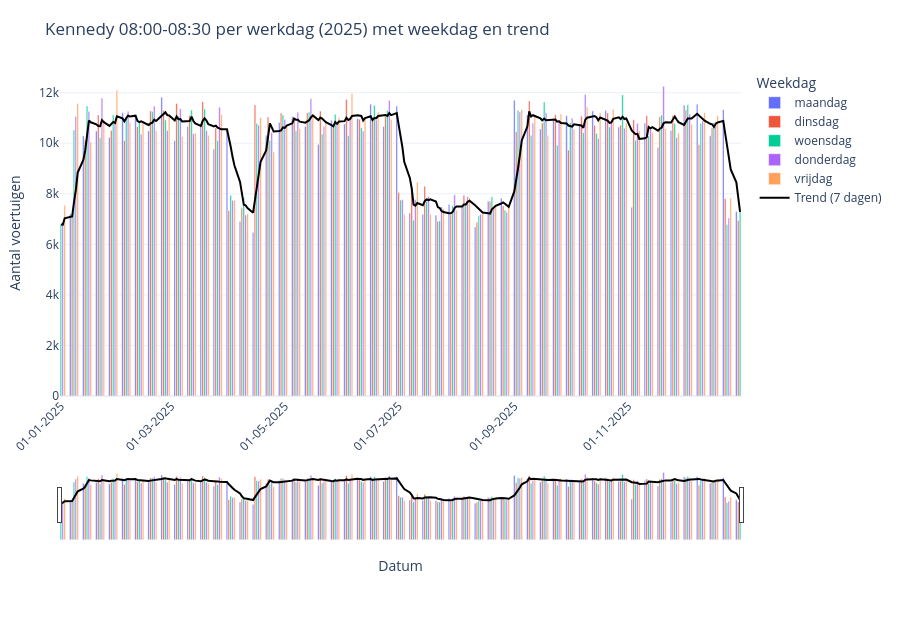

Write notebook code for a chart like this one.
### Markdown cell above
### Weekdag + trend + slechtste dagen

Deze analyse toont:
- per dag het aantal voertuigen met weekdag in hover,
- een 7-daags voortschrijdend gemiddelde (trend),
- de slechtste dagen en welke weekdagen gemiddeld het zwaarst zijn.

### Code cell
import pandas as pd
import plotly.express as px
import plotly.graph_objects as go

# Bouw dagdataset opnieuw op als die nog niet in geheugen zit
if "per_dag_plot" not in globals() or per_dag_plot is None or per_dag_plot.empty:
    _df = pd.read_csv("E17_Waasmunster_Kennedy_07h00_08h30_2025.csv", sep=";")
    for _c in ["voertuigen_kwartier", "kwartier", "uur"]:
        _df[_c] = pd.to_numeric(_df[_c], errors="coerce")
    _df["datum"] = pd.to_datetime(_df["datum"], errors="coerce")
    _mask = (
        _df["meetpunt_id"].isin(["E17-KN-01", "E17-KN-02"]) &
        (_df["weekdag"] == True) &
        (_df["uur"] == 8) &
        (_df["kwartier"].isin([0, 15]))
    )
    dag = (
        _df.loc[_mask]
        .groupby("datum", as_index=False)["voertuigen_kwartier"]
        .sum()
        .sort_values("datum")
    )
else:
    dag = per_dag_plot.copy()

# Weekdaglabels toevoegen
weekdagen_nl = {
    0: "maandag", 1: "dinsdag", 2: "woensdag", 3: "donderdag", 4: "vrijdag"
}
dag["weekdag_nr"] = dag["datum"].dt.weekday
dag["weekdag"] = dag["weekdag_nr"].map(weekdagen_nl)
dag["trend_7d"] = dag["voertuigen_kwartier"].rolling(window=7, min_periods=1).mean()

# Interactieve daggrafiek met trend en weekdag in hover
fig = px.bar(
    dag,
    x="datum",
    y="voertuigen_kwartier",
    color="weekdag",
    category_orders={"weekdag": ["maandag", "dinsdag", "woensdag", "donderdag", "vrijdag"]},
    title="Kennedy 08:00-08:30 per werkdag (2025) met weekdag en trend",
    labels={"datum": "Datum", "voertuigen_kwartier": "Aantal voertuigen", "weekdag": "Weekdag"},
    hover_data={
        "datum": "|%d-%m-%Y",
        "weekdag": True,
        "voertuigen_kwartier": ":,.0f",
        "trend_7d": ":,.1f",
    },
)

fig.add_trace(
    go.Scatter(
        x=dag["datum"],
        y=dag["trend_7d"],
        mode="lines",
        name="Trend (7 dagen)",
        line=dict(color="black", width=2),
        hovertemplate="Datum=%{x|%d-%m-%Y}<br>Trend 7d=%{y:,.1f}<extra></extra>",
    )
)

fig.update_layout(
    template="plotly_white",
    height=620,
    autosize=True,
    width=None,
    margin=dict(l=40, r=20, t=70, b=80),
    xaxis=dict(
        tickformat="%d-%m-%Y",
        tickangle=-45,
        rangeslider=dict(visible=True),
        type="date",
    ),
)

fig.show(config={"responsive": True, "displaylogo": False})

# Slechtste dagen
slechtste_dagen = dag.nlargest(15, "voertuigen_kwartier")[
    ["datum", "weekdag", "voertuigen_kwartier", "trend_7d"]
].copy()
slechtste_dagen["datum"] = slechtste_dagen["datum"].dt.strftime("%d-%m-%Y")

# Slechtste weekdagen (gemiddeld)
weekdag_gem = (
    dag.groupby("weekdag", as_index=False)["voertuigen_kwartier"]
    .mean()
    .rename(columns={"voertuigen_kwartier": "gem_voertuigen"})
)
weekdag_gem["weekdag"] = pd.Categorical(
    weekdag_gem["weekdag"],
    categories=["maandag", "dinsdag", "woensdag", "donderdag", "vrijdag"],
    ordered=True,
)
weekdag_gem = weekdag_gem.sort_values("gem_voertuigen", ascending=False)

print("Top 15 slechtste dagen (hoogste voertuigen 08:00-08:30):")
print(slechtste_dagen.to_string(index=False))

print("\nWeekdagen gerangschikt (hoogste gemiddelde eerst):")
print(weekdag_gem.assign(gem_voertuigen=weekdag_gem["gem_voertuigen"].round(1)).to_string(index=False))

### Figure 1 — Plotly figure (JSON) as saved in the notebook; plotly's stock layout.template omitted (floating-point values rounded to 4 significant figures; data arrays with more than 128 entries replaced by an {"elided": "..."} marker saying what was removed)
{"data": [{"alignmentgroup": "True", "customdata": [["maandag", 7075.0], ["maandag", 9339.0], ["maandag", 10750.0], ["maandag", 10690.0], ["maandag", 10980.0], ["maandag", 11090.0], ["maandag", 10720.0], ["maandag", 11090.0], ["maandag", 10900.0], ["maandag", 10880.0], ["maandag", 10688], ["maandag", 10670.0], ["maandag", 10550.0], ["maandag", 8469], ["maandag", 7253.0], ["maandag", 9715.0], ["maandag", 10480.0], ["maandag", 10790.0], ["maandag", 10810.0], ["maandag", 10920.0], ["maandag", 10712], ["maandag", 10870.0], ["maandag", 11110.0], ["maandag", 11070.0], ["maandag", 11100.0], ["maandag", 11190.0], ["maandag", 8628], ["maandag", 7550.0], ["maandag", 7695.0], ["maandag", 7231.0], ["maandag", 7501.0], ["maandag", 7542.0], ["maandag", 7233.0], ["maandag", 7613.0], ["maandag", 8094.0], ["maandag", 10658], ["maandag", 10980.0], ["maandag", 10930.0], ["maandag", 10782], ["maandag", 10720.0], ["maandag", 11050.0], ["maandag", 10930.0], ["maandag", 11030.0], ["maandag", 10490.0], ["maandag", 10200.0], ["maandag", 10500.0], ["maandag", 10820.0], ["maandag", 10727], ["maandag", 11160.0], ["maandag", 10770.0], ["maandag", 10882], ["maandag", 8451.0]], "hovertemplate": "Weekdag=%{customdata[0]}<br>Datum=%{x|%d-%m-%Y}<br>Aantal voertuigen=%{y:,.0f}<br>trend_7d=%{customdata[1]:,.1f}<extra></extra>", "legendgroup": "maandag", "marker": {"color": "#636efa", "pattern": {"shape": ""}}, "name": "maandag", "offsetgroup": "maandag", "orientation": "v", "showlegend": true, "textposition": "auto", "type": "bar", "x": ["2025-01-06T00:00:00", "2025-01-13T00:00:00", "2025-01-20T00:00:00", "2025-01-27T00:00:00", "2025-02-03T00:00:00", "2025-02-10T00:00:00", "2025-02-17T00:00:00", "2025-02-24T00:00:00", "2025-03-03T00:00:00", "2025-03-10T00:00:00", "2025-03-17T00:00:00", "2025-03-24T00:00:00", "2025-03-31T00:00:00", "2025-04-07T00:00:00", "2025-04-14T00:00:00", "2025-04-21T00:00:00", "2025-04-28T00:00:00", "2025-05-05T00:00:00", "2025-05-12T00:00:00", "2025-05-19T00:00:00", "2025-05-26T00:00:00", "2025-06-02T00:00:00", "2025-06-09T00:00:00", "2025-06-16T00:00:00", "2025-06-23T00:00:00", "2025-06-30T00:00:00", "2025-07-07T00:00:00", "2025-07-14T00:00:00", "2025-07-21T00:00:00", "2025-07-28T00:00:00", "2025-08-04T00:00:00", "2025-08-11T00:00:00", "2025-08-18T00:00:00", "2025-08-25T00:00:00", "2025-09-01T00:00:00", "2025-09-08T00:00:00", "2025-09-15T00:00:00", "2025-09-22T00:00:00", "2025-09-29T00:00:00", "2025-10-06T00:00:00", "2025-10-13T00:00:00", "2025-10-20T00:00:00", "2025-10-27T00:00:00", "2025-11-03T00:00:00", "2025-11-10T00:00:00", "2025-11-17T00:00:00", "2025-11-24T00:00:00", "2025-12-01T00:00:00", "2025-12-08T00:00:00", "2025-12-15T00:00:00", "2025-12-22T00:00:00", "2025-12-29T00:00:00"], "xaxis": "x", "y": [7204, 10288, 10486, 10225, 11206, 11045, 10482, 11819, 10096, 10659, 10702, 9766, 10501, 6900, 6465, 10314, 10823, 11044, 10662, 9956, 10908, 10758, 10973, 11541, 10665, 11469, 7237, 7188, 7149, 7572, 7524, 6683, 7706, 7824, 11703, 11118, 10557, 10963, 11089, 10698, 11277, 11290, 10639, 7467, 10798, 9827, 10503, 11503, 11538, 10292, 11327, 7292], "yaxis": "y"}, {"alignmentgroup": "True", "customdata": [["dinsdag", 7099], ["dinsdag", 9706.0], ["dinsdag", 10680.0], ["dinsdag", 10750], ["dinsdag", 10860.0], ["dinsdag", 10880.0], ["dinsdag", 10780.0], ["dinsdag", 11160.0], ["dinsdag", 11050.0], ["dinsdag", 10870.0], ["dinsdag", 10884], ["dinsdag", 10700.0], ["dinsdag", 10120.0], ["dinsdag", 7942.0], ["dinsdag", 7790.0], ["dinsdag", 10260.0], ["dinsdag", 10510.0], ["dinsdag", 10970.0], ["dinsdag", 10880.0], ["dinsdag", 11020.0], ["dinsdag", 10670.0], ["dinsdag", 11000.0], ["dinsdag", 11100.0], ["dinsdag", 10918], ["dinsdag", 11120.0], ["dinsdag", 10740.0], ["dinsdag", 8217.0], ["dinsdag", 7708.0], ["dinsdag", 7473], ["dinsdag", 7229.0], ["dinsdag", 7577.0], ["dinsdag", 7473.0], ["dinsdag", 7215.0], ["dinsdag", 7657.0], ["dinsdag", 8514.0], ["dinsdag", 11260.0], ["dinsdag", 10900.0], ["dinsdag", 10940.0], ["dinsdag", 10700.0], ["dinsdag", 10700.0], ["dinsdag", 11074], ["dinsdag", 10890.0], ["dinsdag", 10950.0], ["dinsdag", 10430.0], ["dinsdag", 10240.0], ["dinsdag", 10580.0], ["dinsdag", 10920.0], ["dinsdag", 10831], ["dinsdag", 11100.0], ["dinsdag", 10750.0], ["dinsdag", 10400.0], ["dinsdag", 7860.0]], "hovertemplate": "Weekdag=%{customdata[0]}<br>Datum=%{x|%d-%m-%Y}<br>Aantal voertuigen=%{y:,.0f}<br>trend_7d=%{customdata[1]:,.1f}<extra></extra>", "legendgroup": "dinsdag", "marker": {"color": "#EF553B", "pattern": {"shape": ""}}, "name": "dinsdag", "offsetgroup": "dinsdag", "orientation": "v", "showlegend": true, "textposition": "auto", "type": "bar", "x": ["2025-01-07T00:00:00", "2025-01-14T00:00:00", "2025-01-21T00:00:00", "2025-01-28T00:00:00", "2025-02-04T00:00:00", "2025-02-11T00:00:00", "2025-02-18T00:00:00", "2025-02-25T00:00:00", "2025-03-04T00:00:00", "2025-03-11T00:00:00", "2025-03-18T00:00:00", "2025-03-25T00:00:00", "2025-04-01T00:00:00", "2025-04-08T00:00:00", "2025-04-15T00:00:00", "2025-04-22T00:00:00", "2025-04-29T00:00:00", "2025-05-06T00:00:00", "2025-05-13T00:00:00", "2025-05-20T00:00:00", "2025-05-27T00:00:00", "2025-06-03T00:00:00", "2025-06-10T00:00:00", "2025-06-17T00:00:00", "2025-06-24T00:00:00", "2025-07-01T00:00:00", "2025-07-08T00:00:00", "2025-07-15T00:00:00", "2025-07-22T00:00:00", "2025-07-29T00:00:00", "2025-08-05T00:00:00", "2025-08-12T00:00:00", "2025-08-19T00:00:00", "2025-08-26T00:00:00", "2025-09-02T00:00:00", "2025-09-09T00:00:00", "2025-09-16T00:00:00", "2025-09-23T00:00:00", "2025-09-30T00:00:00", "2025-10-07T00:00:00", "2025-10-14T00:00:00", "2025-10-21T00:00:00", "2025-10-28T00:00:00", "2025-11-04T00:00:00", "2025-11-11T00:00:00", "2025-11-18T00:00:00", "2025-11-25T00:00:00", "2025-12-02T00:00:00", "2025-12-09T00:00:00", "2025-12-16T00:00:00", "2025-12-23T00:00:00", "2025-12-30T00:00:00"], "xaxis": "x", "y": [7194, 10113, 11116, 10498, 10101, 10653, 11276, 11306, 11571, 11094, 11640, 10603, 7326, 7442, 11507, 11037, 11190, 10963, 11193, 11269, 10726, 11728, 10946, 10912, 11059, 8053, 8060, 8293, 6901, 7168, 7941, 6875, 7706, 7525, 10453, 11670, 10798, 11129, 9727, 11064, 10705, 11195, 10714, 10928, 11089, 11045, 11099, 11311, 9939, 10610, 7803, 6942], "yaxis": "y"}, {"alignmentgroup": "True", "customdata": [["woensdag", 6786], ["woensdag", 7669], ["woensdag", 10320.0], ["woensdag", 10671], ["woensdag", 10840.0], ["woensdag", 10990.0], ["woensdag", 10830.0], ["woensdag", 10810.0], ["woensdag", 11220.0], ["woensdag", 10950.0], ["woensdag", 11050.0], ["woensdag", 10980.0], ["woensdag", 10610.0], ["woensdag", 9861.0], ["woensdag", 7564.0], ["woensdag", 8345], ["woensdag", 10780.0], ["woensdag", 10620.0], ["woensdag", 10930.0], ["woensdag", 10910.0], ["woensdag", 10970.0], ["woensdag", 10840.0], ["woensdag", 10920.0], ["woensdag", 11080.0], ["woensdag", 10990.0], ["woensdag", 11080.0], ["woensdag", 10321], ["woensdag", 7572.0], ["woensdag", 7775.0], ["woensdag", 7435.0], ["woensdag", 7282.0], ["woensdag", 7577.0], ["woensdag", 7417.0], ["woensdag", 7386.0], ["woensdag", 7605.0], ["woensdag", 9009.0], ["woensdag", 11060.0], ["woensdag", 10980.0], ["woensdag", 10850.0], ["woensdag", 10680.0], ["woensdag", 10610.0], ["woensdag", 11030.0], ["woensdag", 10800.0], ["woensdag", 11043], ["woensdag", 10360.0], ["woensdag", 10640.0], ["woensdag", 10620.0], ["woensdag", 11050.0], ["woensdag", 10976], ["woensdag", 10990.0], ["woensdag", 10650.0], ["woensdag", 9895.0], ["woensdag", 7285.0]], "hovertemplate": "Weekdag=%{customdata[0]}<br>Datum=%{x|%d-%m-%Y}<br>Aantal voertuigen=%{y:,.0f}<br>trend_7d=%{customdata[1]:,.1f}<extra></extra>", "legendgroup": "woensdag", "marker": {"color": "#00cc96", "pattern": {"shape": ""}}, "name": "woensdag", "offsetgroup": "woensdag", "orientation": "v", "showlegend": true, "textposition": "auto", "type": "bar", "x": ["2025-01-01T00:00:00", "2025-01-08T00:00:00", "2025-01-15T00:00:00", "2025-01-22T00:00:00", "2025-01-29T00:00:00", "2025-02-05T00:00:00", "2025-02-12T00:00:00", "2025-02-19T00:00:00", "2025-02-26T00:00:00", "2025-03-05T00:00:00", "2025-03-12T00:00:00", "2025-03-19T00:00:00", "2025-03-26T00:00:00", "2025-04-02T00:00:00", "2025-04-09T00:00:00", "2025-04-16T00:00:00", "2025-04-23T00:00:00", "2025-04-30T00:00:00", "2025-05-07T00:00:00", "2025-05-14T00:00:00", "2025-05-21T00:00:00", "2025-05-28T00:00:00", "2025-06-04T00:00:00", "2025-06-11T00:00:00", "2025-06-18T00:00:00", "2025-06-25T00:00:00", "2025-07-02T00:00:00", "2025-07-09T00:00:00", "2025-07-16T00:00:00", "2025-07-23T00:00:00", "2025-07-30T00:00:00", "2025-08-06T00:00:00", "2025-08-13T00:00:00", "2025-08-20T00:00:00", "2025-08-27T00:00:00", "2025-09-03T00:00:00", "2025-09-10T00:00:00", "2025-09-17T00:00:00", "2025-09-24T00:00:00", "2025-10-01T00:00:00", "2025-10-08T00:00:00", "2025-10-15T00:00:00", "2025-10-22T00:00:00", "2025-10-29T00:00:00", "2025-11-05T00:00:00", "2025-11-12T00:00:00", "2025-11-19T00:00:00", "2025-11-26T00:00:00", "2025-12-03T00:00:00", "2025-12-10T00:00:00", "2025-12-17T00:00:00", "2025-12-24T00:00:00", "2025-12-31T00:00:00"], "xaxis": "x", "y": [6786, 10519, 11470, 10212, 11117, 11071, 10861, 11250, 10922, 11070, 11316, 11350, 10099, 7940, 7855, 10783, 10105, 11119, 10491, 11236, 10362, 11141, 10298, 10614, 11489, 11292, 7750, 6954, 7704, 6924, 7520, 7578, 7127, 7879, 7347, 11290, 10300, 11632, 9922, 10805, 10413, 10380, 10638, 11910, 10112, 10288, 11115, 10778, 11518, 10776, 10814, 6783, 7302], "yaxis": "y"}, {"alignmentgroup": "True", "customdata": [["donderdag", 6778], ["donderdag", 8153.0], ["donderdag", 10900.0], ["donderdag", 10910.0], ["donderdag", 10800.0], ["donderdag", 11090.0], ["donderdag", 10868], ["donderdag", 10930.0], ["donderdag", 11110.0], ["donderdag", 10950.0], ["donderdag", 10880.0], ["donderdag", 10900.0], ["donderdag", 10580.0], ["donderdag", 9452.0], ["donderdag", 7540], ["donderdag", 8812.0], ["donderdag", 10630.0], ["donderdag", 10610.0], ["donderdag", 10930.0], ["donderdag", 11020.0], ["donderdag", 10900.0], ["donderdag", 10770.0], ["donderdag", 10960.0], ["donderdag", 10900.0], ["donderdag", 10990.0], ["donderdag", 11190.0], ["donderdag", 9851.0], ["donderdag", 7531.0], ["donderdag", 7751.0], ["donderdag", 7319.0], ["donderdag", 7433.0], ["donderdag", 7680.0], ["donderdag", 7309.0], ["donderdag", 7467.0], ["donderdag", 7543.0], ["donderdag", 9539.0], ["donderdag", 11110.0], ["donderdag", 10909], ["donderdag", 10870.0], ["donderdag", 10660.0], ["donderdag", 10920.0], ["donderdag", 10900.0], ["donderdag", 10820.0], ["donderdag", 10960.0], ["donderdag", 10370.0], ["donderdag", 10590.0], ["donderdag", 10790.0], ["donderdag", 10940.0], ["donderdag", 10980.0], ["donderdag", 10930.0], ["donderdag", 10770.0], ["donderdag", 9385.0]], "hovertemplate": "Weekdag=%{customdata[0]}<br>Datum=%{x|%d-%m-%Y}<br>Aantal voertuigen=%{y:,.0f}<br>trend_7d=%{customdata[1]:,.1f}<extra></extra>", "legendgroup": "donderdag", "marker": {"color": "#ab63fa", "pattern": {"shape": ""}}, "name": "donderdag", "offsetgroup": "donderdag", "orientation": "v", "showlegend": true, "textposition": "auto", "type": "bar", "x": ["2025-01-02T00:00:00", "2025-01-09T00:00:00", "2025-01-16T00:00:00", "2025-01-23T00:00:00", "2025-01-30T00:00:00", "2025-02-06T00:00:00", "2025-02-13T00:00:00", "2025-02-20T00:00:00", "2025-02-27T00:00:00", "2025-03-06T00:00:00", "2025-03-13T00:00:00", "2025-03-20T00:00:00", "2025-03-27T00:00:00", "2025-04-03T00:00:00", "2025-04-10T00:00:00", "2025-04-17T00:00:00", "2025-04-24T00:00:00", "2025-05-01T00:00:00", "2025-05-08T00:00:00", "2025-05-15T00:00:00", "2025-05-22T00:00:00", "2025-05-29T00:00:00", "2025-06-05T00:00:00", "2025-06-12T00:00:00", "2025-06-19T00:00:00", "2025-06-26T00:00:00", "2025-07-03T00:00:00", "2025-07-10T00:00:00", "2025-07-17T00:00:00", "2025-07-24T00:00:00", "2025-07-31T00:00:00", "2025-08-07T00:00:00", "2025-08-14T00:00:00", "2025-08-21T00:00:00", "2025-08-28T00:00:00", "2025-09-04T00:00:00", "2025-09-11T00:00:00", "2025-09-18T00:00:00", "2025-09-25T00:00:00", "2025-10-02T00:00:00", "2025-10-09T00:00:00", "2025-10-16T00:00:00", "2025-10-23T00:00:00", "2025-10-30T00:00:00", "2025-11-06T00:00:00", "2025-11-13T00:00:00", "2025-11-20T00:00:00", "2025-11-27T00:00:00", "2025-12-04T00:00:00", "2025-12-11T00:00:00", "2025-12-18T00:00:00", "2025-12-25T00:00:00"], "xaxis": "x", "y": [6770, 11059, 11251, 11788, 10810, 11261, 10354, 11468, 10504, 11362, 10378, 10500, 11423, 7738, 7161, 10712, 10425, 10934, 11222, 11762, 10656, 10762, 11025, 10479, 10918, 11689, 7767, 7767, 7892, 7481, 7958, 7883, 7188, 7446, 7271, 11230, 10799, 11200, 10918, 10989, 11925, 10189, 10865, 10592, 10779, 10553, 12251, 10218, 11142, 10882, 10844, 7044], "yaxis": "y"}, {"alignmentgroup": "True", "customdata": [["vrijdag", 7032.0], ["vrijdag", 8836.0], ["vrijdag", 10828], ["vrijdag", 10830.0], ["vrijdag", 11070.0], ["vrijdag", 11050.0], ["vrijdag", 10830.0], ["vrijdag", 10880.0], ["vrijdag", 11100.0], ["vrijdag", 10860.0], ["vrijdag", 10780.0], ["vrijdag", 10750.0], ["vrijdag", 10550.0], ["vrijdag", 9115.0], ["vrijdag", 7435.0], ["vrijdag", 9264.0], ["vrijdag", 10470.0], ["vrijdag", 10700.0], ["vrijdag", 10850.0], ["vrijdag", 11100.0], ["vrijdag", 10834], ["vrijdag", 10860.0], ["vrijdag", 11080.0], ["vrijdag", 10990.0], ["vrijdag", 11070.0], ["vrijdag", 11110.0], ["vrijdag", 9264], ["vrijdag", 7633.0], ["vrijdag", 7784.0], ["vrijdag", 7277.0], ["vrijdag", 7494.0], ["vrijdag", 7724.0], ["vrijdag", 7258.0], ["vrijdag", 7522], ["vrijdag", 7486.0], ["vrijdag", 10110.0], ["vrijdag", 11080.0], ["vrijdag", 10910.0], ["vrijdag", 10800.0], ["vrijdag", 10750.0], ["vrijdag", 11011], ["vrijdag", 11020.0], ["vrijdag", 10960.0], ["vrijdag", 10979], ["vrijdag", 10166], ["vrijdag", 10630.0], ["vrijdag", 10830.0], ["vrijdag", 10830.0], ["vrijdag", 10980.0], ["vrijdag", 10890.0], ["vrijdag", 10820.0], ["vrijdag", 8959.0]], "hovertemplate": "Weekdag=%{customdata[0]}<br>Datum=%{x|%d-%m-%Y}<br>Aantal voertuigen=%{y:,.0f}<br>trend_7d=%{customdata[1]:,.1f}<extra></extra>", "legendgroup": "vrijdag", "marker": {"color": "#FFA15A", "pattern": {"shape": ""}}, "name": "vrijdag", "offsetgroup": "vrijdag", "orientation": "v", "showlegend": true, "textposition": "auto", "type": "bar", "x": ["2025-01-03T00:00:00", "2025-01-10T00:00:00", "2025-01-17T00:00:00", "2025-01-24T00:00:00", "2025-01-31T00:00:00", "2025-02-07T00:00:00", "2025-02-14T00:00:00", "2025-02-21T00:00:00", "2025-02-28T00:00:00", "2025-03-07T00:00:00", "2025-03-14T00:00:00", "2025-03-21T00:00:00", "2025-03-28T00:00:00", "2025-04-04T00:00:00", "2025-04-11T00:00:00", "2025-04-18T00:00:00", "2025-04-25T00:00:00", "2025-05-02T00:00:00", "2025-05-09T00:00:00", "2025-05-16T00:00:00", "2025-05-23T00:00:00", "2025-05-30T00:00:00", "2025-06-06T00:00:00", "2025-06-13T00:00:00", "2025-06-20T00:00:00", "2025-06-27T00:00:00", "2025-07-04T00:00:00", "2025-07-11T00:00:00", "2025-07-18T00:00:00", "2025-07-25T00:00:00", "2025-08-01T00:00:00", "2025-08-08T00:00:00", "2025-08-15T00:00:00", "2025-08-22T00:00:00", "2025-08-29T00:00:00", "2025-09-05T00:00:00", "2025-09-12T00:00:00", "2025-09-19T00:00:00", "2025-09-26T00:00:00", "2025-10-03T00:00:00", "2025-10-10T00:00:00", "2025-10-17T00:00:00", "2025-10-24T00:00:00", "2025-10-31T00:00:00", "2025-11-07T00:00:00", "2025-11-14T00:00:00", "2025-11-21T00:00:00", "2025-11-28T00:00:00", "2025-12-05T00:00:00", "2025-12-12T00:00:00", "2025-12-19T00:00:00", "2025-12-26T00:00:00"], "xaxis": "x", "y": [7541, 11566, 10049, 10925, 12095, 10831, 10820, 10495, 11159, 10268, 10399, 10315, 11134, 7744, 7202, 11019, 9654, 10736, 10576, 11030, 10803, 11011, 11961, 10961, 11223, 10935, 7185, 8458, 7184, 7409, 7353, 7830, 7219, 7510, 7476, 11336, 11077, 10302, 11151, 10552, 11436, 11209, 11340, 10793, 10491, 10427, 10583, 10405, 10737, 11204, 11083, 7828], "yaxis": "y"}, {"hovertemplate": "Datum=%{x|%d-%m-%Y}<br>Trend 7d=%{y:,.1f}<extra></extra>", "line": {"color": "black", "width": 2}, "mode": "lines", "name": "Trend (7 dagen)", "type": "scatter", "x": {"elided": "261 str values"}, "y": {"elided": "261 float values"}}], "layout": {"autosize": true, "barmode": "relative", "height": 620, "legend": {"title": {"text": "Weekdag"}, "tracegroupgap": 0}, "margin": {"b": 80, "l": 40, "r": 20, "t": 70}, "title": {"text": "Kennedy 08:00-08:30 per werkdag (2025) met weekdag en trend"}, "xaxis": {"anchor": "y", "domain": [0, 1], "rangeslider": {"visible": true}, "tickangle": -45, "tickformat": "%d-%m-%Y", "title": {"text": "Datum"}, "type": "date"}, "yaxis": {"anchor": "x", "domain": [0, 1], "title": {"text": "Aantal voertuigen"}}}}
